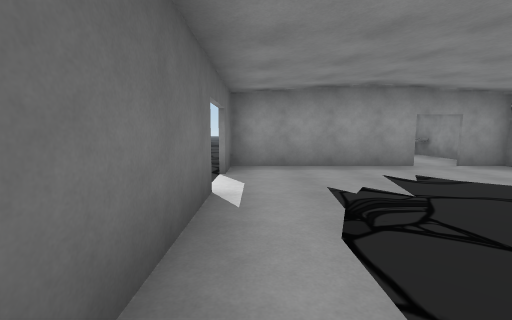
view 1 (above)

24 first-person views from a walk through a 3-D level made in the Unity game engine. The camera is 1.4 m above the floor, tilts 6° down and sees 90° across. The floor is counted in squares, 2 m on a side. Each view is taken from the middle of a square. On the plan, view 1 faces up. The plan holds only what a view shows up to about 9 squares ahead; the rest is blank. The place goes on beyond the plan. The player character is not drawn. Door leaves are left out, so doorways stand open. Some surface patterns are stand-ins.

view 2
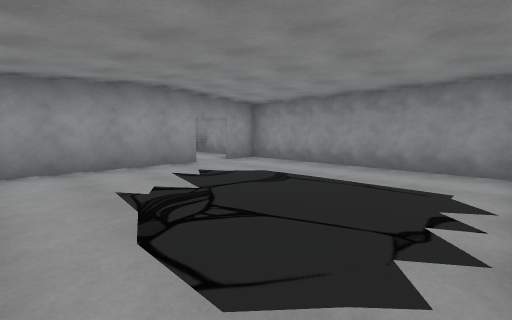

view 3
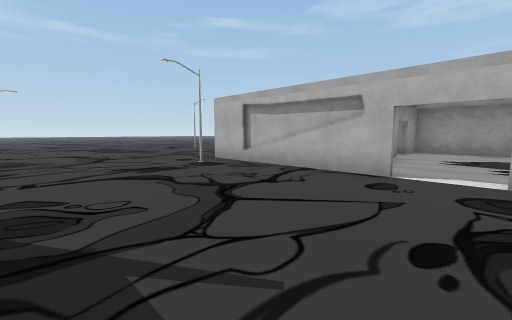

view 4
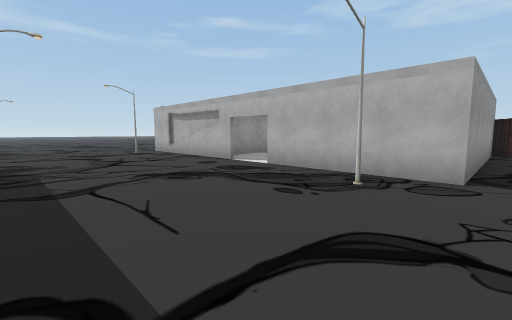

view 5
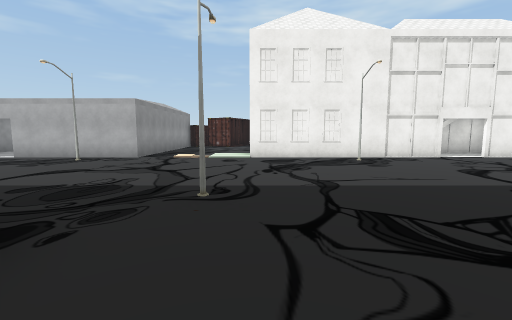

view 6
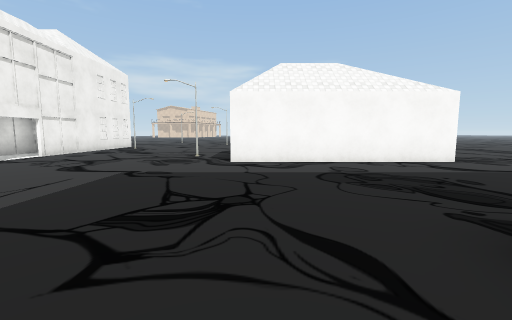

view 7
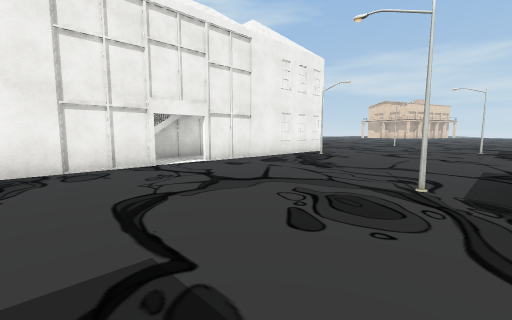

view 8
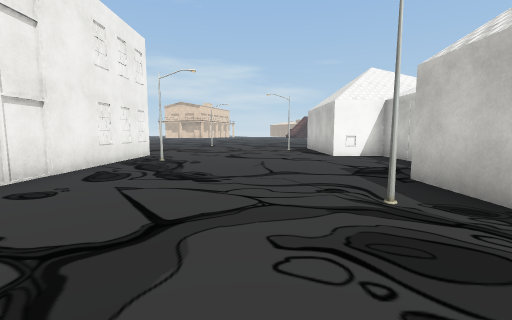

view 9
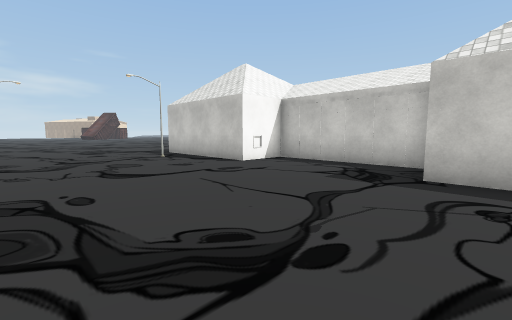

view 10
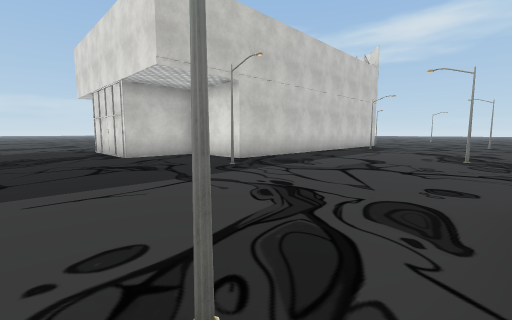

view 11
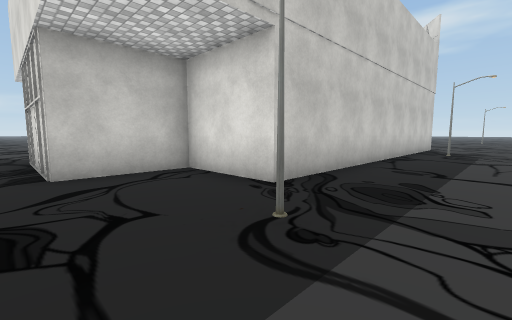

view 12
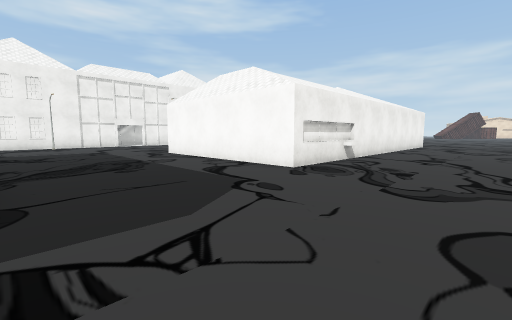

view 13
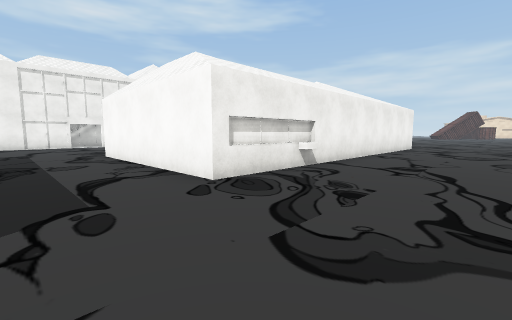

view 14
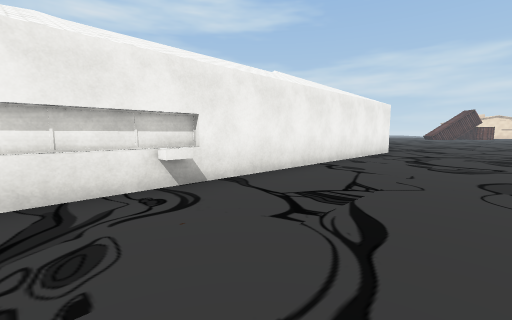

view 15
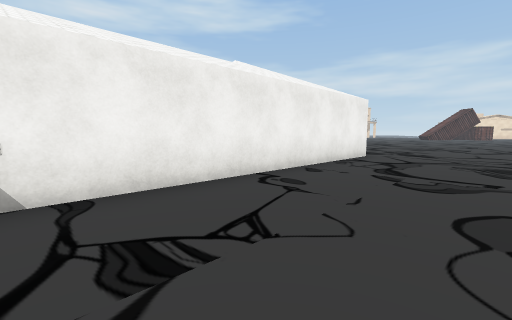

view 16
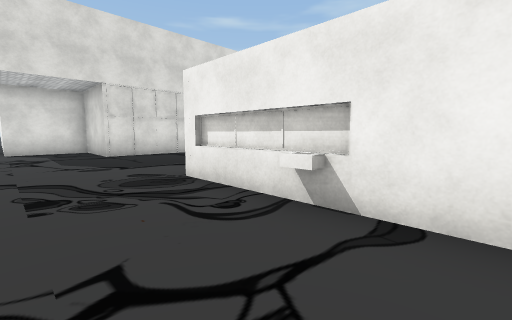

view 17
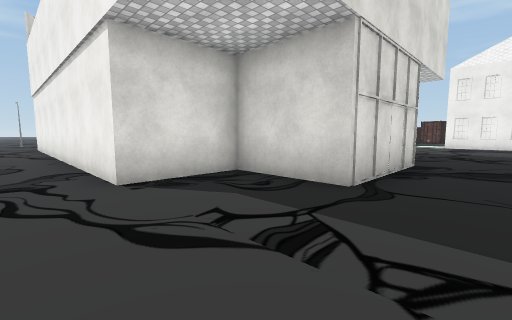

view 18
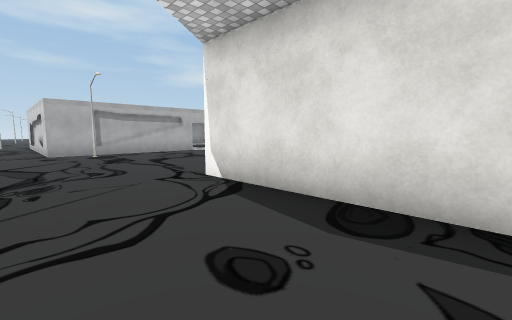

view 19
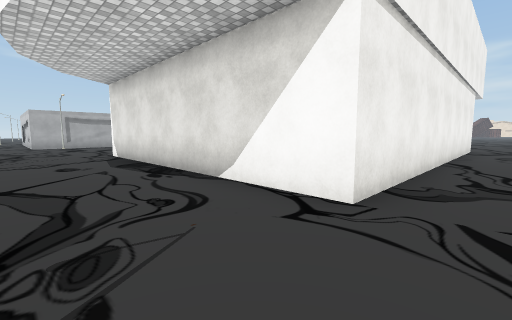

view 20
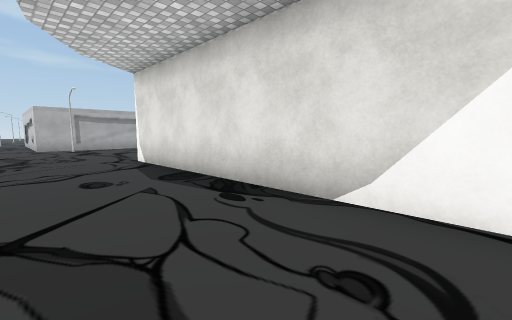

view 21
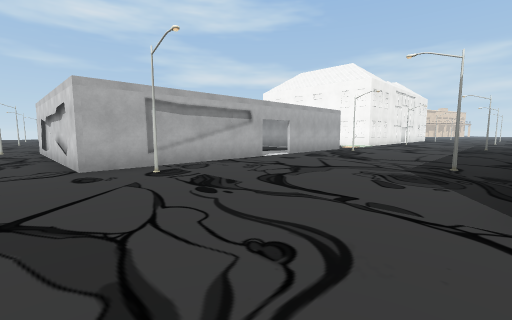

view 22
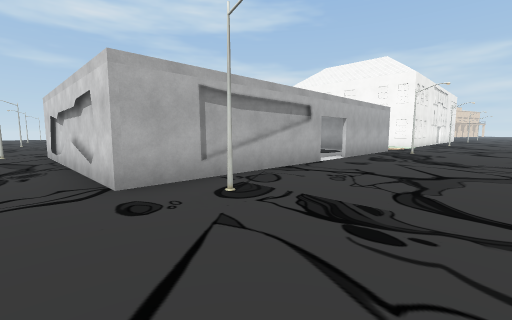

view 23
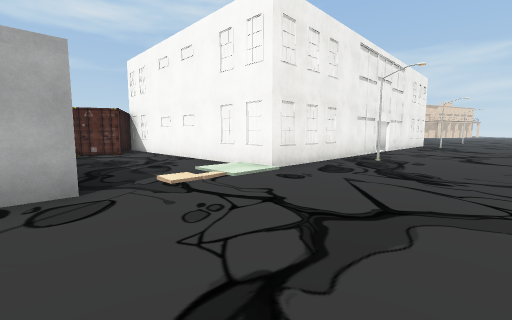

view 24
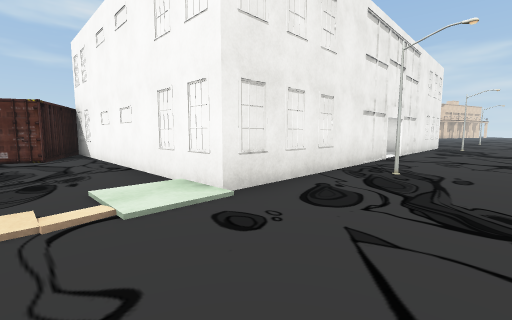

### Floor plan
Points are (right, up) in squares from view 1. A wall is a line through its corners. A room is listed if a view was taken in it or the views show most of it. See-through windows are left out.
Room 1 (views 1, 2)
walls: (0.8, 5.4) (-0.5, 5.4) (-0.5, 4.3); (-0.5, 3) (-0.5, 0.4); (5.3, 6.6) (5.3, 9); (5.3, -0.1) (5.3, 5.4) (4.3, 5.4)
ways out: open door at (-1, 3.5) to room 2; open door at (4, 5)
Room 2 (views 3, 4, 5, 6, 7, 8, 9, 10, 11, 12, 13, 14, 15, 16, 17, 18, 19, 20, 21, 22, 23, 24)
walls: (-6.4, -10.2) (-6.4, -12); (-7.9, -12.1) (-7.9, -15.8) (-6.4, -15.8) (-6.4, -19.5); (-0.6, -9.4) (-0.6, -3.8); (-0.6, -0.6) (-0.6, 3); (-6.4, 5.4) (-6.4, -2.3) (-8.6, -2.3) (-8.6, -4.5) (-11.9, -4.5) (-11.9, -2.3) (-13.9, -2.3) (-13.9, 7.6) (-7.5, 7.6); (-0.6, 4.3) (-0.6, 9); (-0.6, -16.1) (-0.6, -10.5); (-11.9, -19.5) (-11.9, -9.2) (-6.4, -9.2)
low walls: (-12.1, -11.9) (-12.1, -11.4)
ways out: open door at (-1, 3.5) to room 1; opening at (-1, 10); opening at (0.5, -2.5); open door at (-11, 7.5); open door at (-1, -10)
objects: streetlight (-5, -18); streetlight (-5, -10); streetlight (-5, -3); streetlight (-5, 4); streetlight (-2, -14); streetlight (-2, -7); streetlight (-2, 0); streetlight (-2, 8)

Where each view was taken, in squares from view 1:
view 1: 0 up, 0 right, facing up
view 2: 0 up, 0 right, facing up-right
view 3: 3 up, 5 left, facing up-right
view 4: 1 down, 5 left, facing up-right
view 5: 4 down, 8 left, facing right
view 6: 3 down, 7 left, facing down
view 7: 7 down, 6 left, facing down-right
view 8: 8 down, 4 left, facing down
view 9: 11 down, 2 left, facing down-left
view 10: 7 down, 1 left, facing up-left
view 11: 5 down, 4 left, facing up-left
view 12: 5 down, 15 left, facing down-right
view 13: 7 down, 15 left, facing down-right
view 14: 10 down, 15 left, facing down-right
view 15: 12 down, 15 left, facing down-right
view 16: 13 down, 14 left, facing up-right
view 17: 6 down, 15 left, facing up-right
view 18: 10 up, 10 left, facing down-right
view 19: 10 up, 15 left, facing down-right
view 20: 10 up, 13 left, facing down-right
view 21: 10 up, 6 left, facing down-right
view 22: 10 up, 4 left, facing down-right
view 23: 0 up, 4 left, facing down-right
view 24: 2 down, 3 left, facing down-right
